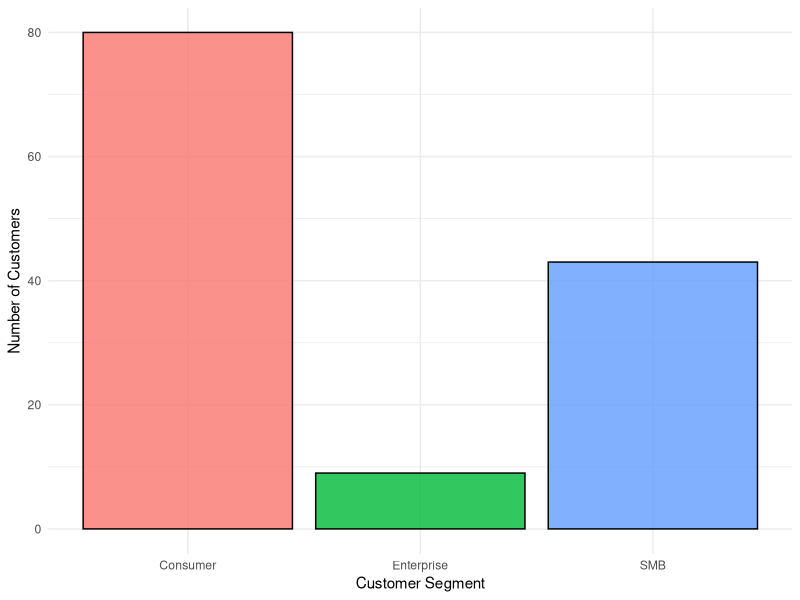
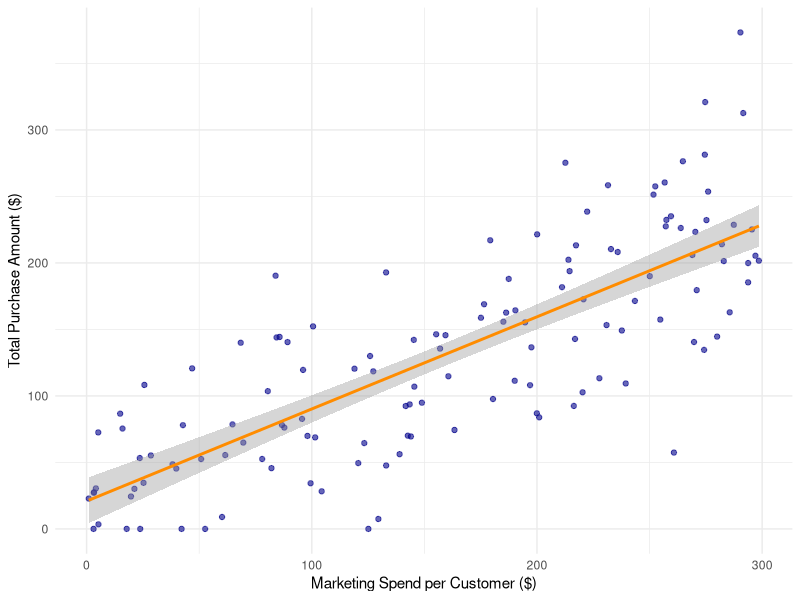

The R script that drew these images, in order:
## ---- chunk 1
#| label: setup
#| echo: false
#| message: false
#| warning: false

library(tidyverse)
library(knitr)
library(lubridate)

setwd("/Users/lauhanwen/assignment-1-creating-reproducible-reports-Hanwen-L")
data <- read_csv("./data/36506370_Hanwen Liu.csv")
## ---- chunk 2
#| warning: false
#| echo: false
data <- data |> 
  drop_na(purchase_amount,marketing_spend) |> 
  mutate(signup_date = parse_date_time(signup_date, orders = c("mdy", "ymd", "dmy")))
## ---- chunk 3
#| label: fig-segment-counts
#| echo: false
#| warning: false
#| fig-cap: "Count of customers in each market segment."

ggplot(data, aes(x = segment, fill = segment)) +
  geom_bar(color = "black", alpha = 0.8) +
  theme_minimal() +
  labs(x = "Customer Segment", y = "Number of Customers") +
  theme(legend.position = "none")
## ---- chunk 4
#| label: summary-table
#| echo: false

data %>%
  group_by(segment) |> 
  summarise(
    `Avg Spend ($)` = round(mean(marketing_spend), 2),
    `Max Spend ($)` = round(max(marketing_spend), 2),
    `Avg Purchase ($)` = round(mean(purchase_amount), 2),
    `Total Customers` = n()
  ) |> 
  kable(caption = "Campaign Financial Summary by Customer Segment")
## ---- chunk 5
#| label: fig-scatter-spend-purchase
#| echo: false
#| message: false
#| warning: false
#| fig-cap: "Relationship between individual marketing spend and total purchase amount."

ggplot(data, aes(x = marketing_spend, y = purchase_amount)) +
  geom_point(alpha = 0.6, color = "darkblue") +
  geom_smooth(method = "lm", color = "darkorange", se = TRUE) +
  theme_minimal() +
  labs(x = "Marketing Spend per Customer ($)",
       y = "Total Purchase Amount ($)")
